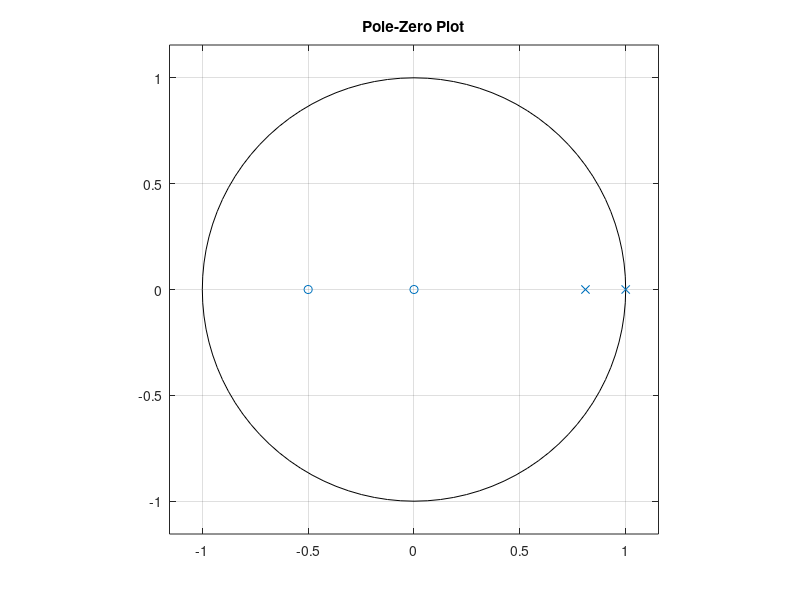
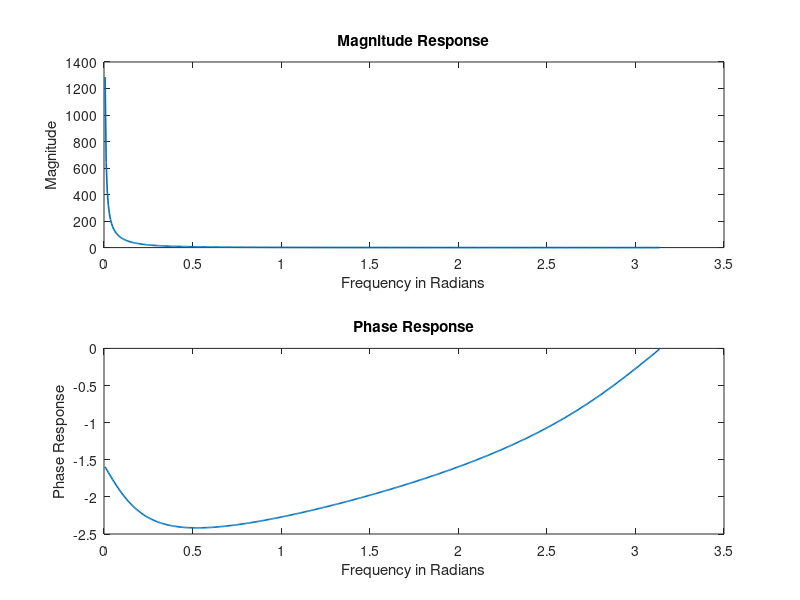
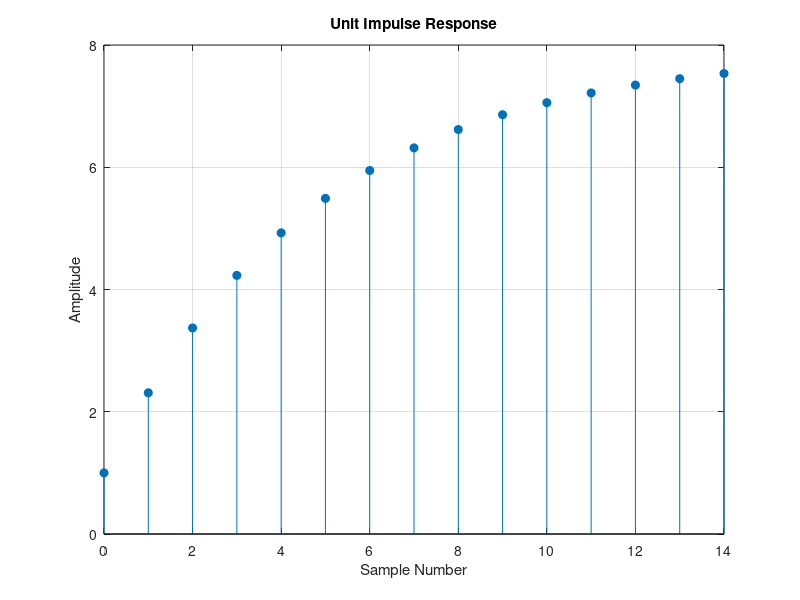
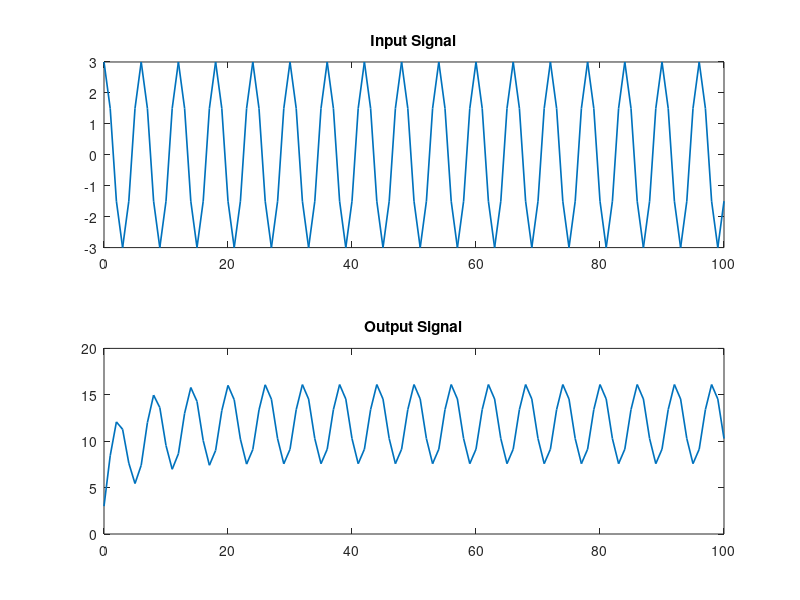

The MATLAB script that drew these images, in order:
clc; close all; 
a = [1, -1.81, 0.81];
b = [1, 0.5, 0];
[r, p, k] = residuez(b, a);
disp(['r = ' num2str(r')]); 
disp(['p = ' num2str(p')]);
disp(['k = ' num2str(k')]);
[z, p, k] = tf2zp(b, a);
disp('Zeros are at: '); disp(z);
disp('Poles are at: '); disp(p);
disp('Gain constant is: '); disp(k);
zplane(b, a);
title('Pole-Zero Plot');
[H, w] = freqz(b, a);
figure('Name', 'Frequency Response', 'NumberTitle', 'off');
subplot(2,1,1);
plot(w, abs(H), 'LineWidth', 1.2);
title('Magnitude Response');
xlabel('Frequency in Radians');
ylabel('Magnitude');
subplot(2,1,2);
plot(w, angle(H), 'LineWidth', 1.2);
title('Phase Response');
xlabel('Frequency in Radians');
ylabel('Phase Response');
l = 15;
[h_imp, n_imp] = impz(b, a, l);
figure('Name', 'Impulse Response', 'NumberTitle', 'off');
stem(n_imp, h_imp, 'filled');
title('Unit Impulse Response');
xlabel('Sample Number');
ylabel('Amplitude');
grid on;
n = 0:100;
u = n >= 0;
x = 3 * cos(n * pi / 3) .* u;
y = filter(b, a, x);
figure('Name', 'Input and Output Signals', 'NumberTitle', 'off');
subplot(2,1,1); 
plot(n, x, 'LineWidth',1.2); 
title('Input Signal');
subplot(2,1,2); 
plot(n, y, 'LineWidth', 1.2); 
title('Output Signal');
